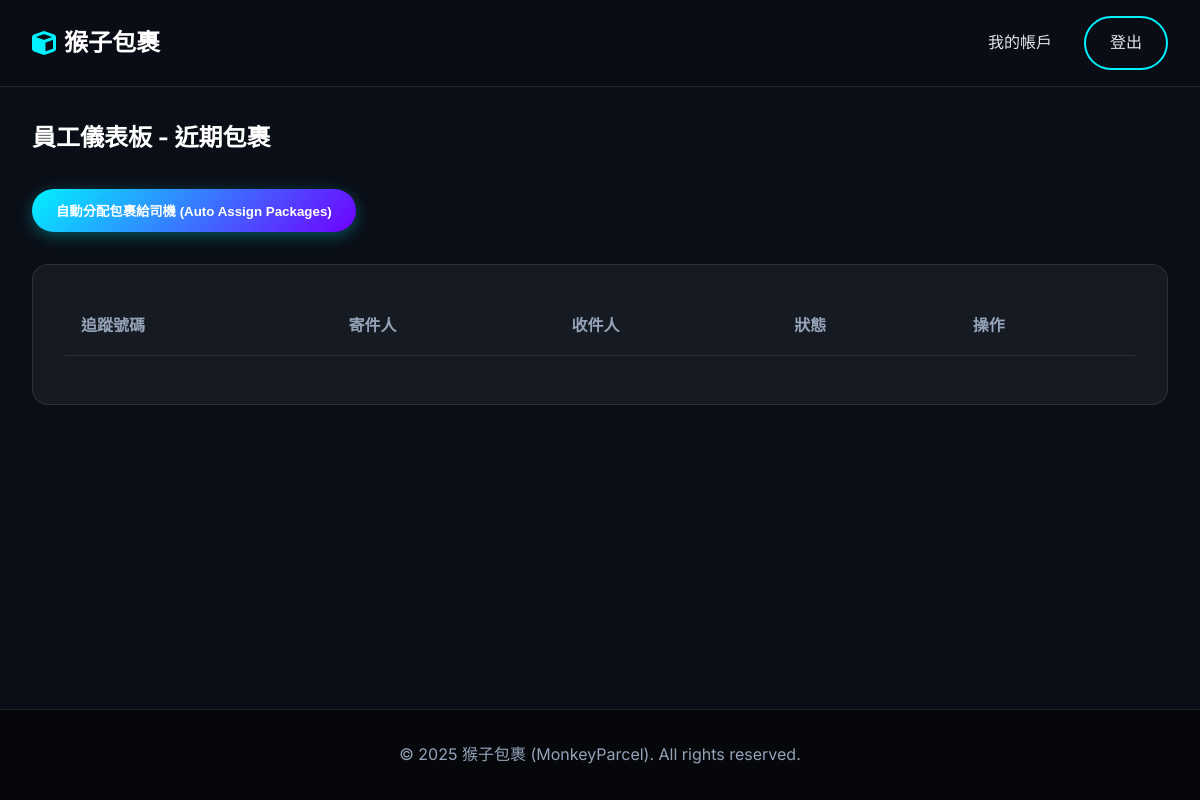
The app's page /dashboard (signed in), older data.
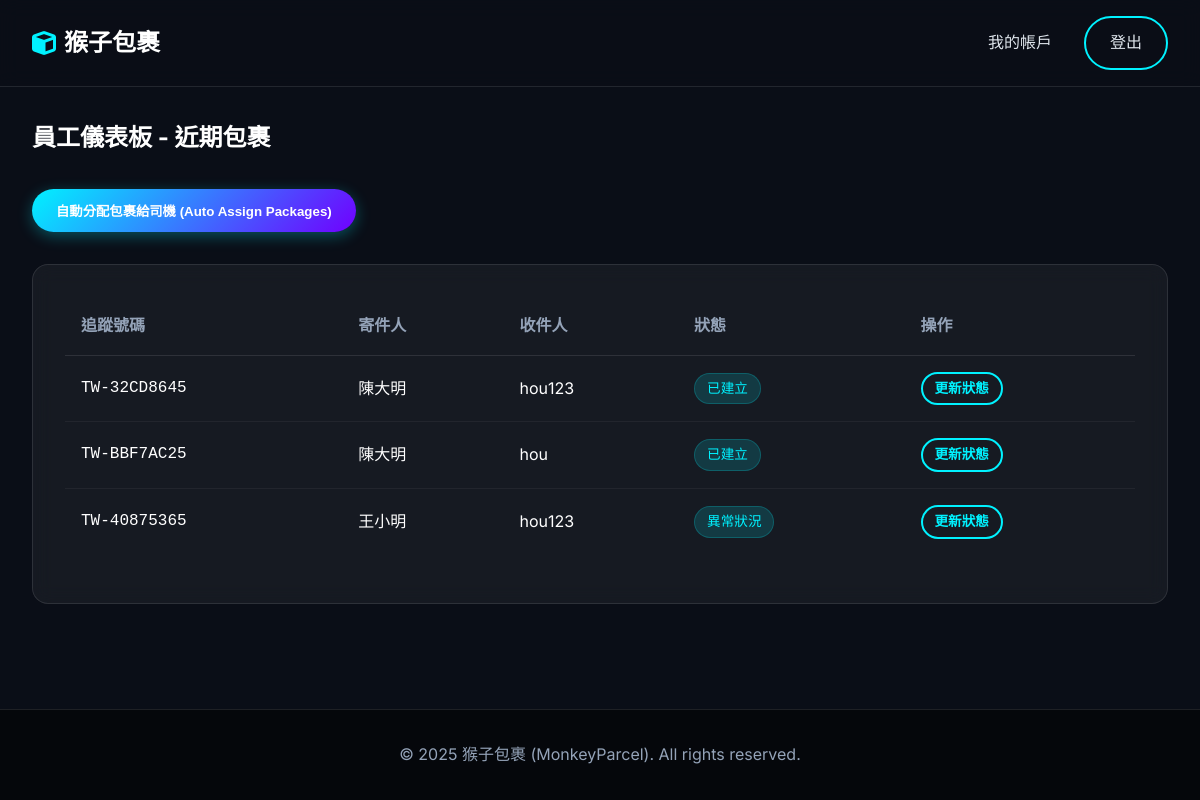
The same page, newer data.
### app/models.py (models this page shows, shortened)
class Package(Base):
    __tablename__ = 'packages'
    id: Mapped[int] = mapped_column(primary_key=True)
    tracking_number: Mapped[str] = mapped_column(String(20), unique=True, nullable=False) # 物流單號
    sender_id: Mapped[int] = mapped_column(ForeignKey('customers.id'), nullable=False)
    recipient_name: Mapped[str] = mapped_column(String(100), nullable=False)
    recipient_address: Mapped[str] = mapped_column(String(200), nullable=False)
    recipient_phone: Mapped[str] = mapped_column(String(20), nullable=False)
    weight: Mapped[float] = mapped_column(Float, nullable=False) # 重量 (kg)
    width: Mapped[float] = mapped_column(Float, nullable=False)  # 寬 (cm)
    height: Mapped[float] = mapped_column(Float, nullable=False) # 高 (cm)
    length: Mapped[float] = mapped_column(Float, nullable=False) # 長 (cm)
    declared_value: Mapped[float] = mapped_column(Float, default=0.0) # 報值金額 (保險用)
    content_description: Mapped[str] = mapped_column(String(255), nullable=True) # 內容物描述
    package_type: Mapped[PackageType] = mapped_column(Enum(PackageType), default=PackageType.SMALL_BOX)
    delivery_speed: Mapped[DeliverySpeed] = mapped_column(Enum(DeliverySpeed), default=DeliverySpeed.STANDARD)
    status: Mapped[PackageStatus] = mapped_column(Enum(PackageStatus), default=PackageStatus.CREATED)
    is_hazardous: Mapped[bool] = mapped_column(Boolean, default=False)   # 易燃物/危險品
    is_fragile: Mapped[bool] = mapped_column(Boolean, default=False)     # 易碎品
    is_international: Mapped[bool] = mapped_column(Boolean, default=False) # 國際件
    created_at: Mapped[datetime] = mapped_column(DateTime, default=datetime.now) # 寄件時間
    estimated_delivery: Mapped[datetime] = mapped_column(DateTime, nullable=True) # 預計抵達時間
    shipping_cost: Mapped[float] = mapped_column(Float, default=0.0) # 運費金額
    sender: Mapped["Customer"] = relationship("Customer", back_populates="packages", foreign_keys=[sender_id])
    tracking_events: Mapped[List["TrackingEvent"]] = relationship("TrackingEvent", back_populates="package", cascade="all, delete-orphan")
    assigned_driver_id: Mapped[Optional[int]] = mapped_column(ForeignKey('users.id'), nullable=True)
    assigned_driver: Mapped[Optional["User"]] = relationship("User", foreign_keys=[assigned_driver_id])
    @property
    def status_label(self):
        return PACKAGE_STATUS_LABELS.get(self.status, self.status.value)

class User(Base):
    __tablename__ = 'users'
    id: Mapped[int] = mapped_column(primary_key=True)
    username: Mapped[str] = mapped_column(String(50), unique=True, nullable=False)
    password_hash: Mapped[str] = mapped_column(String(128), nullable=False)
    full_name: Mapped[str] = mapped_column(String(100), nullable=False)
    email: Mapped[str] = mapped_column(String(120), unique=True, nullable=False)
    phone: Mapped[str] = mapped_column(String(20), nullable=False)
    address: Mapped[str] = mapped_column(String(200), nullable=True)
    role: Mapped[UserRole] = mapped_column(Enum(UserRole), default=UserRole.CUSTOMER)
    type: Mapped[str] = mapped_column(String(50))
    __mapper_args__ = {
        'polymorphic_identity': 'user',
        'polymorphic_on': type
    }

### app/routes.py (the view, shortened to what this page needs)
@main.route('/dashboard')
@login_required
def dashboard():
    user_id = session['user_id']
    role = session['user_role']
    if role == 'customer':
        packages = services.get_user_packages(user_id)
        return render_template('dashboard_customer.html', packages=packages)
    elif role == 'admin':
        return render_template('dashboard_admin.html')
    elif role == 'warehouse':
        recent_packages = db.session.execute(
            db.select(models.Package)
            .filter(models.Package.status.notin_([
                models.PackageStatus.OUT_FOR_DELIVERY,
                models.PackageStatus.DELIVERED
            ]))
            .order_by(models.Package.created_at.desc())
            .limit(20)
        ).scalars().all()
        return render_template('dashboard_employee.html', packages=recent_packages)
    return "Unknown Role"

### app/routes.py (called while the page is built)
def login_required(f):
    @wraps(f)
    def decorated_function(*args, **kwargs):
        if 'user_id' not in session:
            return redirect(url_for('main.login'))
        return f(*args, **kwargs)
    return decorated_function

### app/templates/dashboard_employee.html (shortened to what this page needs)
{% extends "base.html" %}
{% block content %}
<div class="container">
    {% if is_driver %}
    <h2 style="margin-bottom: 2rem;">司機派送清單 (My Deliveries)</h2>
    <p style="color: var(--text-muted);">顯示「派送中」或「分揀中(可取件)」的包裹。</p>
    {% else %}
    <h2 style="margin-bottom: 2rem;">員工儀表板 - 近期包裹</h2>
    <div style="margin-bottom: 2rem;">
        <form action="{{ url_for('main.auto_assign') }}" method="post" style="display: inline;">
            <button type="submit" class="btn btn-primary">
                自動分配包裹給司機 (Auto Assign Packages)
            </button>
        </form>
    </div>
    {% endif %}
    <div class="card">
        <table class="table">
            <thead>
                <tr>
                    <th>追蹤號碼</th>
                    <th>寄件人</th>
                    <th>收件人</th>
                    <th>狀態</th>
                    <th>操作</th>
                </tr>
            </thead>
            <tbody>
                {% for pkg in packages %}
                <tr>
                    <td style="font-family: 'Roboto Mono', monospace;">{{ pkg.tracking_number }}</td>
                    <td>{{ pkg.sender.full_name }}</td>
                    <td>{{ pkg.recipient_name }}</td>
                    <td>
                        <span class="badge badge-info">
                            {{ pkg.status_label }}
                        </span>
                    </td>
                    <td>
                        <a href="{{ url_for('main.tracking_result', tracking_number=pkg.tracking_number) }}"
                            class="btn btn-outline" style="padding: 0.25rem 0.75rem; font-size: 0.85rem;">更新狀態</a>
                    </td>
                </tr>
                {% endfor %}
            </tbody>
        </table>
    </div>
</div>
{% endblock %}

### app/templates/base.html (shortened to what this page needs)
<!DOCTYPE html>
<html lang="zh-TW">
<head>
    <link rel="stylesheet" href="{{ url_for('static', filename='css/style.css') }}">
    <link rel="stylesheet" href="https://cdnjs.cloudflare.com/ajax/libs/font-awesome/6.0.0/css/all.min.css">
</head>
<body>
    <nav class="navbar">
        <div class="container nav-container">
            <a href="{{ url_for('main.index') }}" class="logo">
                <i class="fas fa-cube"></i> 猴子包裹
            </a>
            <div class="nav-links">
                {% if session.get('user_id') %}
                <a href="{{ url_for('main.dashboard') }}">我的帳戶</a>
                <a href="{{ url_for('main.logout') }}" class="btn btn-outline">登出</a>
                {% else %}
                <a href="{{ url_for('main.login') }}" class="btn btn-primary">登入 / 註冊</a>
                {% endif %}
            </div>
        </div>
    </nav>
    <main class="main-content">
        {% block content %}{% endblock %}
    </main>
    <footer class="footer">
        <div class="container">
            <p>&copy; 2025 猴子包裹 (MonkeyParcel). All rights reserved.</p>
        </div>
    </footer>
</body>
</html>

### app/static/css/style.css (style rules this page uses)
:root { --primary-color: #00f2ff; --primary-dark: #00c8d4; --secondary-color: #7000ff; --bg-color: #0a0e17; --card-bg: rgba(255, 255, 255, 0.05); --text-color: #e0e6ed; --text-muted: #94a3b8; --border-color: rgba(255, 255, 255, 0.1); --success-color: #00ff9d; --error-color: #ff4d4d; --gradient-main: linear-gradient(135deg, #00f2ff 0%, #7000ff 100%); }
* { box-sizing: border-box; margin: 0; padding: 0; }
body { font-family: 'Inter', 'Noto Sans TC', sans-serif; background-color: var(--bg-color); color: var(--text-color); line-height: 1.6; min-height: 100vh; display: flex; flex-direction: column; }
h1, h2, h3, h4, h5, h6 { font-weight: 700; margin-bottom: 1rem; color: #fff; }
a { text-decoration: none; color: var(--primary-color); transition: all 0.3s ease; }
.container { max-width: 1200px; margin: 0 auto; padding: 0 2rem; }
.main-content { flex: 1; padding: 2rem 0; }
.navbar { background: rgba(10, 14, 23, 0.8); backdrop-filter: blur(10px); border-bottom: 1px solid var(--border-color); padding: 1rem 0; position: sticky; top: 0; z-index: 1000; }
.nav-container { display: flex; justify-content: space-between; align-items: center; }
.logo { font-size: 1.5rem; font-weight: 700; color: #fff; display: flex; align-items: center; gap: 0.5rem; }
.logo i { color: var(--primary-color); }
.nav-links { display: flex; gap: 2rem; align-items: center; }
.nav-links a { color: var(--text-color); font-weight: 500; }
.btn { display: inline-block; padding: 0.75rem 1.5rem; border-radius: 50px; font-weight: 600; cursor: pointer; border: none; transition: all 0.3s ease; }
.btn-primary { background: var(--gradient-main); color: #fff; box-shadow: 0 4px 15px rgba(0, 242, 255, 0.3); }
.btn-outline { background: transparent; border: 2px solid var(--primary-color); color: var(--primary-color); }
.card { background: var(--card-bg); border: 1px solid var(--border-color); border-radius: 16px; padding: 2rem; backdrop-filter: blur(10px); margin-bottom: 1.5rem; }
.footer { background: #05070b; padding: 2rem 0; margin-top: auto; text-align: center; color: var(--text-muted); border-top: 1px solid var(--border-color); }
.table { width: 100%; border-collapse: collapse; color: #fff; margin-bottom: 1rem; }
.table th { text-align: left; padding: 1rem; border-bottom: 1px solid var(--border-color); font-weight: 600; color: var(--text-muted); }
.table td { padding: 1rem; border-bottom: 1px solid rgba(255, 255, 255, 0.05); vertical-align: middle; }
.table tr:last-child td { border-bottom: none; }
.badge { display: inline-block; padding: 0.25rem 0.75rem; border-radius: 50px; font-size: 0.85rem; font-weight: 500; background: rgba(255, 255, 255, 0.1); color: #fff; white-space: nowrap; }
.badge-info { background: rgba(0, 242, 255, 0.15); color: var(--primary-color); border: 1px solid rgba(0, 242, 255, 0.2); }
.card, .hero, .timeline-item { animation: fadeIn 0.5s ease-out forwards; }

Row changes from the older to the newer data that the page shows:
added Package: tracking_number "TW-32CD8645", sender.full_name "陳大明", recipient_name "hou123", status_label "已建立"
added Package: tracking_number "TW-BBF7AC25", sender.full_name "陳大明", recipient_name "hou", status_label "已建立"
added Package: tracking_number "TW-40875365", sender.full_name "王小明", recipient_name "hou123", status_label "異常狀況"
